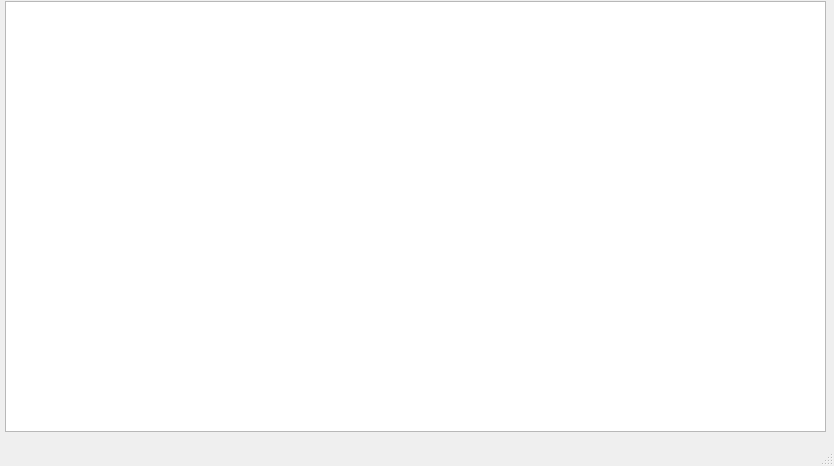
<?xml version="1.0" encoding="UTF-8"?>
<ui version="4.0">
 <class>MainWindow</class>
 <widget class="QMainWindow" name="MainWindow">
  <property name="geometry">
   <rect>
    <x>0</x>
    <y>0</y>
    <width>834</width>
    <height>466</height>
   </rect>
  </property>
  <property name="windowTitle">
   <string>MainWindow</string>
  </property>
  <widget class="QWidget" name="centralwidget">
   <widget class="QTableWidget" name="tableWidget">
    <property name="geometry">
     <rect>
      <x>5</x>
      <y>1</y>
      <width>821</width>
      <height>431</height>
     </rect>
    </property>
   </widget>
  </widget>
  <widget class="QMenuBar" name="menubar">
   <property name="geometry">
    <rect>
     <x>0</x>
     <y>0</y>
     <width>834</width>
     <height>21</height>
    </rect>
   </property>
  </widget>
  <widget class="QStatusBar" name="statusbar"/>
 </widget>
 <resources/>
 <connections/>
</ui>
